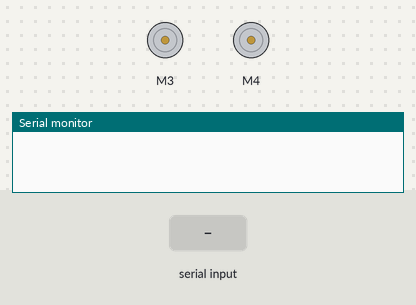
A sketch run on a simulated Arduino Uno, built with avr-gcc and run on an emulated ATmega328P. Shown: 2 × DC motor (green arrow = forward, orange = backward, longer = faster), the last lines printed to the serial monitor. The inputs (shaded band) are chosen by the test bench.

Above: at 1.2 s.
1.3 s: "a90\n" received over Serial
At 3.5 s:
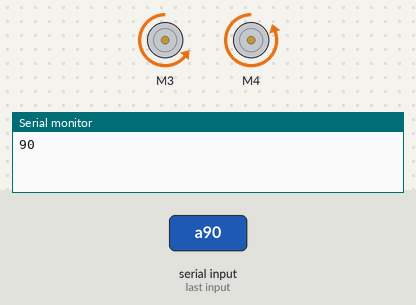
3.8 s: "a,45\n" received over Serial
At 5.7 s:
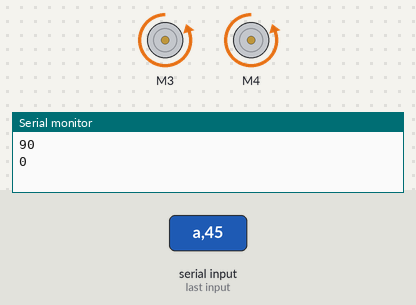
Timing chart, 0 to 7.2 s (numbered marks = the images above; inputs shaded):
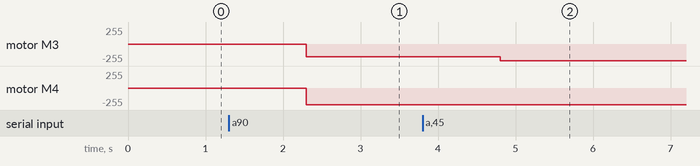

The sketch:

SerialCallResponse5.ino
```cpp
#include <Wire.h>
#include <Adafruit_MotorShield.h>
#include "utility/Adafruit_MS_PWMServoDriver.h"

// Create the motor shield object with the default I2C address
Adafruit_MotorShield AFMS = Adafruit_MotorShield();
// Or, create it with a different I2C address (say for stacking)
// Adafruit_MotorShield AFMS = Adafruit_MotorShield(0x61);

// Connect a stepper motor with 200 steps per revolution (1.8 degree)
// to motor port #2 (M3 and M4)
Adafruit_StepperMotor *myStepper = AFMS.getStepper(200, 2);
// And connect a DC motor to port M1
Adafruit_DCMotor *motor = AFMS.getMotor(3);
Adafruit_DCMotor *motor1 = AFMS.getMotor(4);

// DC motor on M2
int motor_offset=80;
int inByte ; // incoming serial byte
int Moutx=0;
int Mouty=0;
char buffer1[11];
char read1[4];
char read2[4];
int val1=256;
int val2=256;
void setup() {
  // start serial port at 9600 bps:
  AFMS.begin();
  Serial.begin(19200);
  motor->setSpeed(200);
  motor->run(RELEASE);
  motor1->setSpeed(200);
  motor1->run(RELEASE);
}

void loop() {
  // if we get a valid byte, read analog ins:
 while (Serial.available()) {
 Serial.readBytes(buffer1,11);

  if (buffer1[0]=='a'){
      read1[0] = buffer1[1];
      read1[1] = buffer1[2];
      read1[2] = buffer1[3];
      read1[3] = '\0';
      val1=atoi(read1);
      read2[0] = buffer1[5];
      read2[1] = buffer1[6];
      read2[2] = buffer1[7];
      read2[3] = '\0';
      val2=atoi(read2);
      Serial.println(val1+val2);
//
  }else{
    Serial.println(buffer1[0]);
  }
 }
      int red=val1-256;
      int green=val2-256;
       if (red>0){
          motor->run(FORWARD);
          Moutx=map(red,0,250,motor_offset,250);
          motor->setSpeed(Moutx);
       }else if(red<0){
          motor->run(BACKWARD);
           Moutx=map(-red,0,250,motor_offset,250);
          motor->setSpeed(Moutx);
       }else if(red==0){
          motor->run(RELEASE);
       }
       if (green>0){
          motor1->run(FORWARD);
          Mouty=map(green,0,250,motor_offset,250);
          motor1->setSpeed(Mouty);
       }else if(green<0){
          motor1->run(BACKWARD);
          Mouty=map(-green,0,250,motor_offset,250);
          motor1->setSpeed(Mouty);
       }else if(green==0){
          motor1->run(RELEASE);
       }
}
```

Measured:
- after the input at 1.3 s, motor M3: stopped → backward 192/255 after 1.0 s; motor M4: stopped → backward 254/255 after 1.0 s
- after the input at 3.8 s, motor M3: backward 192/255 → backward 254/255 after 1.0 s
